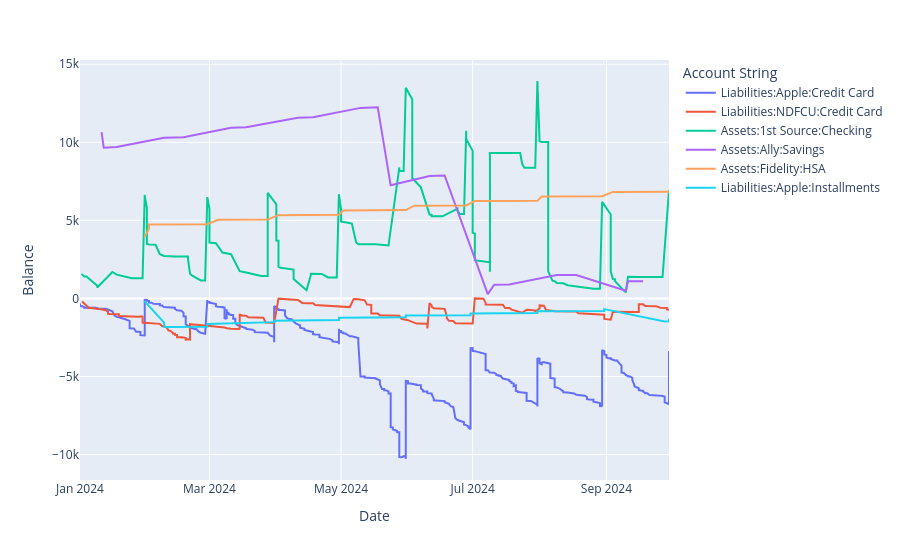

This figure's notebook cell:
### Code cell
exp = ledgers[ledgers["Type"].isin(["Assets", "Liabilities"])]
px.line(exp[exp["Date"] >= pd.Timestamp(2024, 1, 1)], x="Date", y="Balance", color="Account String")
